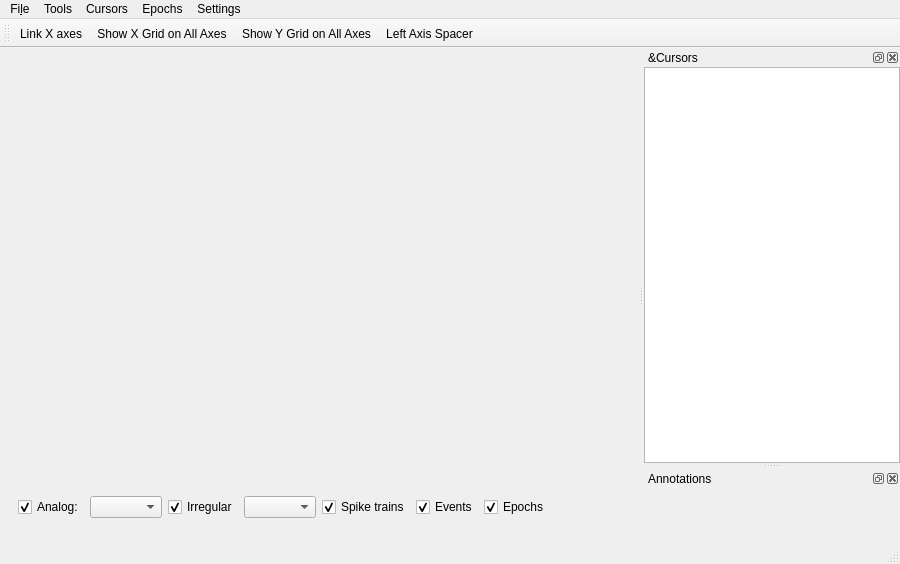
<?xml version="1.0" encoding="UTF-8"?>
<ui version="4.0">
 <class>SignalViewerWindow</class>
 <widget class="QMainWindow" name="SignalViewerWindow">
  <property name="geometry">
   <rect>
    <x>0</x>
    <y>0</y>
    <width>900</width>
    <height>564</height>
   </rect>
  </property>
  <property name="sizePolicy">
   <sizepolicy hsizetype="Expanding" vsizetype="Expanding">
    <horstretch>0</horstretch>
    <verstretch>0</verstretch>
   </sizepolicy>
  </property>
  <property name="windowTitle">
   <string>Signal Viewer</string>
  </property>
  <widget class="QWidget" name="centralwidget">
   <property name="sizePolicy">
    <sizepolicy hsizetype="Expanding" vsizetype="Expanding">
     <horstretch>0</horstretch>
     <verstretch>0</verstretch>
    </sizepolicy>
   </property>
   <layout class="QVBoxLayout" name="verticalLayout">
    <item>
     <widget class="QWidget" name="viewerWidgetContainer" native="true">
      <property name="sizePolicy">
       <sizepolicy hsizetype="Expanding" vsizetype="Expanding">
        <horstretch>10</horstretch>
        <verstretch>10</verstretch>
       </sizepolicy>
      </property>
     </widget>
    </item>
    <item>
     <widget class="QWidget" name="selectorsWidget" native="true">
      <layout class="QGridLayout" name="gridLayout">
       <item row="0" column="0">
        <layout class="QHBoxLayout" name="selectorsLayout">
         <item>
          <widget class="QCheckBox" name="plotAnalogSignalsCheckBox">
           <property name="text">
            <string>Analog:</string>
           </property>
           <property name="checked">
            <bool>true</bool>
           </property>
          </widget>
         </item>
         <item>
          <widget class="QComboBox" name="analogSignalComboBox"/>
         </item>
         <item>
          <widget class="QCheckBox" name="plotIrregularSignalsCheckBox">
           <property name="text">
            <string>Irregular</string>
           </property>
           <property name="checked">
            <bool>true</bool>
           </property>
          </widget>
         </item>
         <item>
          <widget class="QComboBox" name="irregularSignalComboBox"/>
         </item>
         <item>
          <widget class="QCheckBox" name="plotSpikeTrainsCheckBox">
           <property name="text">
            <string>Spike trains</string>
           </property>
           <property name="checked">
            <bool>true</bool>
           </property>
          </widget>
         </item>
         <item>
          <widget class="QCheckBox" name="plotEventsCheckBox">
           <property name="text">
            <string>Events</string>
           </property>
           <property name="checked">
            <bool>true</bool>
           </property>
          </widget>
         </item>
         <item>
          <widget class="QCheckBox" name="plotEpochsCheckBox">
           <property name="text">
            <string>Epochs</string>
           </property>
           <property name="checked">
            <bool>true</bool>
           </property>
          </widget>
         </item>
         <item>
          <spacer name="horizontalSpacer">
           <property name="orientation">
            <enum>Qt::Horizontal</enum>
           </property>
           <property name="sizeHint" stdset="0">
            <size>
             <width>40</width>
             <height>20</height>
            </size>
           </property>
          </spacer>
         </item>
        </layout>
       </item>
      </layout>
     </widget>
    </item>
    <item>
     <widget class="SpinBoxSlider" name="_frames_spinBoxSlider_" native="true"/>
    </item>
   </layout>
  </widget>
  <widget class="QMenuBar" name="menubar">
   <property name="geometry">
    <rect>
     <x>0</x>
     <y>0</y>
     <width>900</width>
     <height>30</height>
    </rect>
   </property>
   <widget class="QMenu" name="menuFile">
    <property name="title">
     <string>Fi&amp;le</string>
    </property>
    <widget class="QMenu" name="menuExport">
     <property name="title">
      <string>&amp;Export</string>
     </property>
     <addaction name="actionSVG"/>
     <addaction name="actionTIFF"/>
     <addaction name="actionPNG"/>
     <addaction name="actionData_to_workspace"/>
    </widget>
    <addaction name="actionOpen"/>
    <addaction name="menuExport"/>
    <addaction name="actionClose"/>
    <addaction name="separator"/>
    <addaction name="actionRefresh"/>
   </widget>
   <widget class="QMenu" name="menuTools">
    <property name="title">
     <string>Tools</string>
    </property>
    <addaction name="actionDetect_Triggers"/>
   </widget>
   <widget class="QMenu" name="menuSettings">
    <property name="title">
     <string>Settings</string>
    </property>
    <widget class="QMenu" name="menuView">
     <property name="title">
      <string>View</string>
     </property>
     <addaction name="actionViewMain_Toolbar"/>
     <addaction name="actionViewFrame_Navigator"/>
     <addaction name="actionViewSignal_Selectors"/>
    </widget>
    <addaction name="actionShow_Legends"/>
    <addaction name="actionIgnore_empty_spike_trains"/>
    <addaction name="actionLink_X_axes"/>
    <addaction name="actionShow_Cursor_Edit_Dialog_When_Created"/>
    <addaction name="actionShow_X_grid"/>
    <addaction name="actionShow_Y_grid"/>
    <addaction name="menuView"/>
    <addaction name="actionLeft_Axis_Spacer"/>
   </widget>
   <widget class="QMenu" name="cursorsMenu">
    <property name="title">
     <string>Cursors</string>
    </property>
    <widget class="QMenu" name="addCursorsMenu">
     <property name="title">
      <string>Add Cursors</string>
     </property>
     <widget class="QMenu" name="addMultiAxesCursorMenu">
      <property name="title">
       <string>Multi-axis</string>
      </property>
      <addaction name="addMultiAxisVCursorAction"/>
      <addaction name="addMultiAxisCCursorAction"/>
      <addaction name="separator"/>
      <addaction name="addDynamicMultiAxisVCursorAction"/>
      <addaction name="addDynamicMultiAxisCCursorAction"/>
     </widget>
     <addaction name="addVerticalCursorAction"/>
     <addaction name="addHorizontalCursorAction"/>
     <addaction name="addCrosshairCursorAction"/>
     <addaction name="addMultiAxesCursorMenu"/>
     <addaction name="separator"/>
     <addaction name="addDynamicVerticalCursorAction"/>
     <addaction name="addDynamicHorizontalCursorAction"/>
     <addaction name="addDynamicCrosshairCursorAction"/>
     <addaction name="separator"/>
     <addaction name="actionVertical_cursor_series"/>
    </widget>
    <widget class="QMenu" name="editCursorsMenu">
     <property name="title">
      <string>Edit Cursor</string>
     </property>
     <addaction name="editAnyCursorAction"/>
     <addaction name="editCursorAction"/>
    </widget>
    <widget class="QMenu" name="removeCursorsMenu">
     <property name="title">
      <string>Remove Cursors</string>
     </property>
     <addaction name="removeCursorAction"/>
     <addaction name="removeSelectedCursorAction"/>
     <addaction name="removeAllCursorsAction"/>
    </widget>
    <widget class="QMenu" name="cursorsColorsMenu">
     <property name="title">
      <string>Cursor Colors</string>
     </property>
     <addaction name="verticalCursorColorsAction"/>
     <addaction name="horizontalCursorColorsAction"/>
     <addaction name="crosshairCursorColorsAction"/>
     <addaction name="cursorHoverColorAction"/>
    </widget>
    <widget class="QMenu" name="menuVerticalCursorsFromEpoch">
     <property name="toolTip">
      <string>Create vertical cursors from Epoch</string>
     </property>
     <property name="statusTip">
      <string>Create vertical cursors from Epoch</string>
     </property>
     <property name="whatsThis">
      <string>Create vertical cursors from Epoch</string>
     </property>
     <property name="title">
      <string>From Epoch</string>
     </property>
     <property name="toolTipsVisible">
      <bool>true</bool>
     </property>
     <addaction name="actionVerticalCursorsFromEpochInCurrentAxis"/>
     <addaction name="actionMultiAxisVerticalCursorsFromEpoch"/>
    </widget>
    <addaction name="addCursorsMenu"/>
    <addaction name="editCursorsMenu"/>
    <addaction name="removeCursorsMenu"/>
    <addaction name="menuVerticalCursorsFromEpoch"/>
    <addaction name="separator"/>
    <addaction name="setCursorsShowValue"/>
    <addaction name="setCursorsLabelPrecisionAction"/>
    <addaction name="cursorsColorsMenu"/>
   </widget>
   <widget class="QMenu" name="epochsMenu">
    <property name="title">
     <string>Epochs</string>
    </property>
    <widget class="QMenu" name="makeEpochsMenu">
     <property name="title">
      <string>Make Epochs</string>
     </property>
     <addaction name="epochsFromCursorsAction"/>
     <addaction name="epochFromSelectedCursorAction"/>
     <addaction name="epochBetweenCursorsAction"/>
    </widget>
    <widget class="QMenu" name="makeEpochsInDataMenu">
     <property name="title">
      <string>Make Epocks In Data</string>
     </property>
     <addaction name="epochsInDataFromCursorsAction"/>
     <addaction name="epochInDataFromSelectedCursorAction"/>
     <addaction name="epochInDataBetweenCursors"/>
    </widget>
    <addaction name="makeEpochsMenu"/>
    <addaction name="makeEpochsInDataMenu"/>
   </widget>
   <addaction name="menuFile"/>
   <addaction name="menuTools"/>
   <addaction name="cursorsMenu"/>
   <addaction name="epochsMenu"/>
   <addaction name="menuSettings"/>
  </widget>
  <widget class="QStatusBar" name="statusbar"/>
  <widget class="QDockWidget" name="cursorsDockWidget">
   <property name="windowTitle">
    <string>&amp;Cursors</string>
   </property>
   <attribute name="dockWidgetArea">
    <number>2</number>
   </attribute>
   <widget class="QWidget" name="dockWidgetContents">
    <layout class="QGridLayout" name="gridLayout_2">
     <property name="leftMargin">
      <number>0</number>
     </property>
     <property name="topMargin">
      <number>0</number>
     </property>
     <property name="rightMargin">
      <number>0</number>
     </property>
     <property name="bottomMargin">
      <number>0</number>
     </property>
     <property name="spacing">
      <number>0</number>
     </property>
     <item row="0" column="0">
      <widget class="QPlainTextEdit" name="coordinatesViewer">
       <property name="textInteractionFlags">
        <set>Qt::TextSelectableByKeyboard|Qt::TextSelectableByMouse</set>
       </property>
      </widget>
     </item>
    </layout>
   </widget>
  </widget>
  <widget class="QDockWidget" name="annotationsDockWidget">
   <property name="windowTitle">
    <string>Annotations</string>
   </property>
   <attribute name="dockWidgetArea">
    <number>2</number>
   </attribute>
   <widget class="QWidget" name="dockWidgetContents_2">
    <layout class="QGridLayout" name="gridLayout_3">
     <item row="0" column="0">
      <widget class="InteractiveTreeWidget" name="annotationsViewer" native="true"/>
     </item>
    </layout>
   </widget>
  </widget>
  <widget class="QToolBar" name="mainToolBar">
   <property name="windowTitle">
    <string>MainToolbar</string>
   </property>
   <attribute name="toolBarArea">
    <enum>TopToolBarArea</enum>
   </attribute>
   <attribute name="toolBarBreak">
    <bool>false</bool>
   </attribute>
   <addaction name="actionLink_X_axes"/>
   <addaction name="actionShow_X_grid"/>
   <addaction name="actionShow_Y_grid"/>
   <addaction name="actionLeft_Axis_Spacer"/>
  </widget>
  <action name="actionClose">
   <property name="text">
    <string>&amp;Close</string>
   </property>
  </action>
  <action name="actionColorMap">
   <property name="text">
    <string>&amp;Color Map</string>
   </property>
  </action>
  <action name="actionImageScale">
   <property name="text">
    <string>&amp;Image Scale</string>
   </property>
  </action>
  <action name="actionImageGamma">
   <property name="text">
    <string>Image &amp;Gamma</string>
   </property>
  </action>
  <action name="actionOpen">
   <property name="text">
    <string>&amp;Open</string>
   </property>
  </action>
  <action name="actionCrosshair_Cursor">
   <property name="text">
    <string>Crosshair</string>
   </property>
  </action>
  <action name="actionVertical_Cursor">
   <property name="text">
    <string>Vertical</string>
   </property>
  </action>
  <action name="actionHorizontal_Cursor">
   <property name="text">
    <string>Horizontal</string>
   </property>
  </action>
  <action name="actionRemove_Cursor">
   <property name="text">
    <string>Remove Cursor...</string>
   </property>
  </action>
  <action name="actionSVG">
   <property name="text">
    <string>&amp;SVG</string>
   </property>
  </action>
  <action name="actionTIFF">
   <property name="text">
    <string>&amp;TIFF</string>
   </property>
  </action>
  <action name="actionPNG">
   <property name="text">
    <string>&amp;PNG</string>
   </property>
  </action>
  <action name="actionDetect_Triggers">
   <property name="text">
    <string>Detect Triggers</string>
   </property>
  </action>
  <action name="actionRefresh">
   <property name="text">
    <string>Refresh</string>
   </property>
  </action>
  <action name="actionData_to_workspace">
   <property name="text">
    <string>Data to workspace</string>
   </property>
  </action>
  <action name="actionShow_Legends">
   <property name="checkable">
    <bool>true</bool>
   </property>
   <property name="text">
    <string>Show Legends</string>
   </property>
  </action>
  <action name="actionIgnore_empty_spike_trains">
   <property name="checkable">
    <bool>true</bool>
   </property>
   <property name="text">
    <string>Ignore empty spike trains</string>
   </property>
  </action>
  <action name="setCursorsShowValue">
   <property name="checkable">
    <bool>true</bool>
   </property>
   <property name="checked">
    <bool>false</bool>
   </property>
   <property name="text">
    <string>Cursors Show Value</string>
   </property>
  </action>
  <action name="setCursorsLabelPrecisionAction">
   <property name="text">
    <string>Cursor Label Precision...</string>
   </property>
  </action>
  <action name="addVerticalCursorAction">
   <property name="text">
    <string>Vertical</string>
   </property>
  </action>
  <action name="addHorizontalCursorAction">
   <property name="text">
    <string>Horizontal</string>
   </property>
  </action>
  <action name="addMultiAxisVCursorAction">
   <property name="text">
    <string>Vertical</string>
   </property>
  </action>
  <action name="addMultiAxisCCursorAction">
   <property name="text">
    <string>Crosshair</string>
   </property>
  </action>
  <action name="addDynamicMultiAxisVCursorAction">
   <property name="text">
    <string>Dynamic Vertical</string>
   </property>
  </action>
  <action name="addDynamicMultiAxisCCursorAction">
   <property name="text">
    <string>Dynamic Crosshair</string>
   </property>
  </action>
  <action name="addCrosshairCursorAction">
   <property name="text">
    <string>Crosshair</string>
   </property>
  </action>
  <action name="addDynamicVerticalCursorAction">
   <property name="text">
    <string>Dynamic Vertical</string>
   </property>
  </action>
  <action name="addDynamicHorizontalCursorAction">
   <property name="text">
    <string>Dynamic Horizontal</string>
   </property>
  </action>
  <action name="addDynamicCrosshairCursorAction">
   <property name="text">
    <string>Dynamic Crosshair</string>
   </property>
  </action>
  <action name="editAnyCursorAction">
   <property name="text">
    <string>Choose...</string>
   </property>
  </action>
  <action name="editCursorAction">
   <property name="text">
    <string>Selected...</string>
   </property>
  </action>
  <action name="removeCursorAction">
   <property name="text">
    <string>Remove A Cursor...</string>
   </property>
  </action>
  <action name="removeSelectedCursorAction">
   <property name="text">
    <string>Remove Selected Cursor</string>
   </property>
  </action>
  <action name="removeAllCursorsAction">
   <property name="text">
    <string>Remove All Cursors</string>
   </property>
  </action>
  <action name="verticalCursorColorsAction">
   <property name="text">
    <string>Vertical  Cursor Colors</string>
   </property>
  </action>
  <action name="horizontalCursorColorsAction">
   <property name="text">
    <string>Horizontal Cursor Colors</string>
   </property>
  </action>
  <action name="crosshairCursorColorsAction">
   <property name="text">
    <string>Crosshair Cursor Colors</string>
   </property>
  </action>
  <action name="cursorHoverColorAction">
   <property name="text">
    <string>Cursor Hover Color</string>
   </property>
  </action>
  <action name="epochsFromCursorsAction">
   <property name="text">
    <string>From Vertical Cursors</string>
   </property>
  </action>
  <action name="epochFromSelectedCursorAction">
   <property name="text">
    <string>From Selected Vertical Cursor</string>
   </property>
  </action>
  <action name="epochBetweenCursorsAction">
   <property name="text">
    <string>Between Two Vertical Cursors</string>
   </property>
  </action>
  <action name="epochsInDataFromCursorsAction">
   <property name="text">
    <string>From Vertical Cursors</string>
   </property>
  </action>
  <action name="epochInDataFromSelectedCursorAction">
   <property name="text">
    <string>From Selected Vertical Cursor</string>
   </property>
  </action>
  <action name="epochInDataBetweenCursors">
   <property name="text">
    <string>Between Two Vertical Cursors</string>
   </property>
  </action>
  <action name="actionLink_X_axes">
   <property name="checkable">
    <bool>true</bool>
   </property>
   <property name="icon">
    <iconset theme="link">
     <normaloff>.</normaloff>.</iconset>
   </property>
   <property name="text">
    <string>Link X axes</string>
   </property>
   <property name="toolTip">
    <string>Link all X axes</string>
   </property>
  </action>
  <action name="actionUnlink_X_Axes">
   <property name="icon">
    <iconset theme="remove-link">
     <normaloff>.</normaloff>.</iconset>
   </property>
   <property name="text">
    <string>Unlink X Axes</string>
   </property>
   <property name="toolTip">
    <string>Unlink all X axes</string>
   </property>
  </action>
  <action name="actionShow_Cursor_Edit_Dialog_When_Created">
   <property name="checkable">
    <bool>true</bool>
   </property>
   <property name="icon">
    <iconset theme="settings-configure">
     <normaloff>.</normaloff>.</iconset>
   </property>
   <property name="text">
    <string>Edit Cursor At Creation</string>
   </property>
   <property name="toolTip">
    <string>Show Cursor Editing Dialog When Created</string>
   </property>
  </action>
  <action name="actionVerticalCursorsFromEpochInCurrentAxis">
   <property name="text">
    <string>In current axis...</string>
   </property>
  </action>
  <action name="actionMultiAxisVerticalCursorsFromEpoch">
   <property name="enabled">
    <bool>true</bool>
   </property>
   <property name="text">
    <string>Multi-axes...</string>
   </property>
  </action>
  <action name="actionShow_X_grid">
   <property name="checkable">
    <bool>true</bool>
   </property>
   <property name="icon">
    <iconset theme="view-grid">
     <normaloff>.</normaloff>.</iconset>
   </property>
   <property name="text">
    <string>Show X Grid on All Axes</string>
   </property>
   <property name="statusTip">
    <string>Show X Grid on All Axes</string>
   </property>
   <property name="whatsThis">
    <string>Show X Grid on All Axes</string>
   </property>
  </action>
  <action name="actionShow_Y_grid">
   <property name="checkable">
    <bool>true</bool>
   </property>
   <property name="icon">
    <iconset theme="view-grid">
     <normaloff>.</normaloff>.</iconset>
   </property>
   <property name="text">
    <string>Show Y Grid on All Axes</string>
   </property>
   <property name="toolTip">
    <string>Show Y Grid on All Axes</string>
   </property>
   <property name="statusTip">
    <string>Show Y Grid on All Axes</string>
   </property>
   <property name="whatsThis">
    <string>Show Y Grid on All Axes</string>
   </property>
  </action>
  <action name="actionViewMain_Toolbar">
   <property name="checkable">
    <bool>true</bool>
   </property>
   <property name="checked">
    <bool>true</bool>
   </property>
   <property name="text">
    <string>Main Toolbar</string>
   </property>
  </action>
  <action name="actionViewFrame_Navigator">
   <property name="checkable">
    <bool>true</bool>
   </property>
   <property name="checked">
    <bool>true</bool>
   </property>
   <property name="text">
    <string>Frame Navigator</string>
   </property>
  </action>
  <action name="actionViewSignal_Selectors">
   <property name="checkable">
    <bool>true</bool>
   </property>
   <property name="checked">
    <bool>true</bool>
   </property>
   <property name="text">
    <string>Signal Selectors</string>
   </property>
  </action>
  <action name="actionVertical_cursor_series">
   <property name="text">
    <string>Vertical cursor series</string>
   </property>
  </action>
  <action name="actionLeft_Axis_Spacer">
   <property name="icon">
    <iconset theme="adjustcol">
     <normaloff>.</normaloff>.</iconset>
   </property>
   <property name="text">
    <string>Left Axis Spacer</string>
   </property>
  </action>
 </widget>
 <customwidgets>
  <customwidget>
   <class>SpinBoxSlider</class>
   <extends>QWidget</extends>
   <header location="global">gui.widgets.spinboxslider</header>
   <container>1</container>
  </customwidget>
  <customwidget>
   <class>InteractiveTreeWidget</class>
   <extends>QWidget</extends>
   <header location="global">gui.widgets.interactivetreewidget</header>
   <container>1</container>
  </customwidget>
 </customwidgets>
 <resources/>
 <connections>
  <connection>
   <sender>actionClose</sender>
   <signal>triggered()</signal>
   <receiver>SignalViewerWindow</receiver>
   <slot>close()</slot>
   <hints>
    <hint type="sourcelabel">
     <x>-1</x>
     <y>-1</y>
    </hint>
    <hint type="destinationlabel">
     <x>233</x>
     <y>176</y>
    </hint>
   </hints>
  </connection>
 </connections>
</ui>
